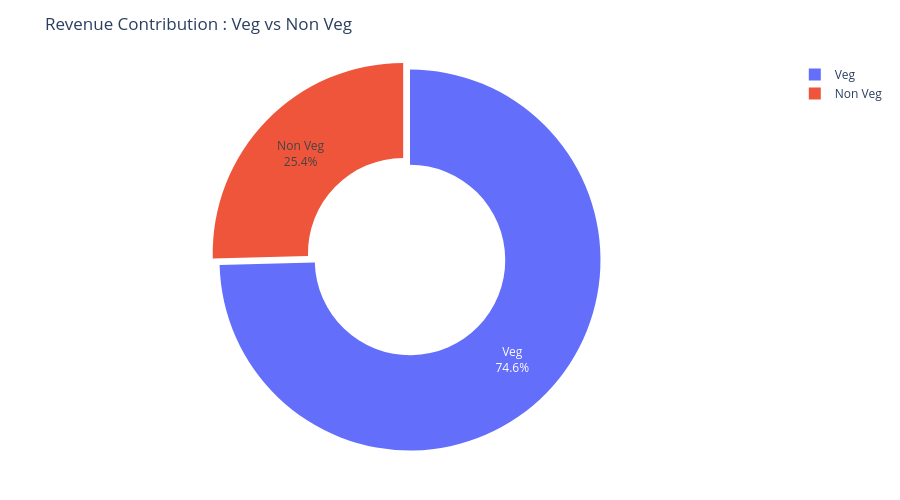

The code cell stored with this chart in its notebook:
### Code cell
fig =px.pie(
    food_revenue,
    values="Price (INR)",
    names = "Food Category",
    hole = 0.5,
    title = "Revenue Contribution : Veg vs Non Veg",
)

fig.update_traces(
    textinfo = "percent+label",
    pull =[0.05,0]
)

fig.update_layout(
    height = 500,
    margin = dict(t=60,b=40,l=40,r=40)
)

fig.show()

### Figure 1 — Plotly figure (JSON) as saved in the notebook; plotly's stock layout.template omitted (floating-point values rounded to 4 significant figures)
{"data": [{"domain": {"x": [0, 1], "y": [0, 1]}, "hole": 0.5, "hovertemplate": "Food Category=%{label}<br>Price (INR)=%{value}<extra></extra>", "labels": ["Non Veg", "Veg"], "legendgroup": "", "name": "", "pull": [0.05, 0], "showlegend": true, "textinfo": "percent+label", "type": "pie", "values": [13480000.0, 39540000.0]}], "layout": {"height": 500, "legend": {"tracegroupgap": 0}, "margin": {"b": 40, "l": 40, "r": 40, "t": 60}, "title": {"text": "Revenue Contribution : Veg vs Non Veg"}}}
